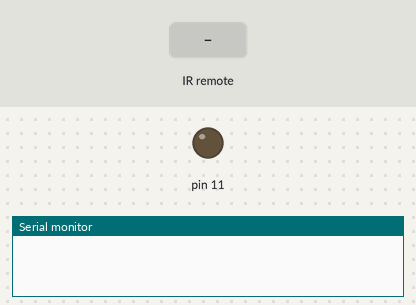
Recording of a sketch running on a simulated Arduino Uno, built with avr-gcc and run on an emulated ATmega328P. On the bench: output pins drawn as LEDs (lit = HIGH), the last lines printed to the serial monitor. The inputs (shaded band) are chosen by the test bench.

Above: at 1.2 s.
1.3 s: infrared code 0x1000405 received
At 2.2 s:
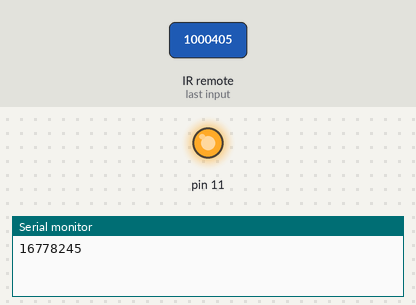
Timing chart, 0 to 4.3 s (numbered marks = the images above; inputs shaded):
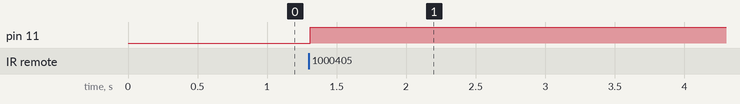

The sketch:

Remote_Decode_pardeep.ino
```cpp
#include <IRremote.h>

int IRpin = 12;
IRrecv irrecv(IRpin);
decode_results results;


void setup()
{
  Serial.begin(9600);
  pinMode(11,OUTPUT);
  irrecv.enableIRIn(); // Start the receiver
}
void loop()

{
  if (irrecv.decode(&results))
    {
     Serial.println(results.value); // Print the Serial 'results.value'
      delay(10);

      if(results.value==16778245 ||results.value==33540151)
      {
        digitalWrite(11,HIGH);
      }
      else
      {
        digitalWrite(11,LOW);
      }
     irrecv.resume();   // Receive the next value
    }
}
```

Measured:
- after the input at 1.3 s, pin 11: LOW → HIGH at once
